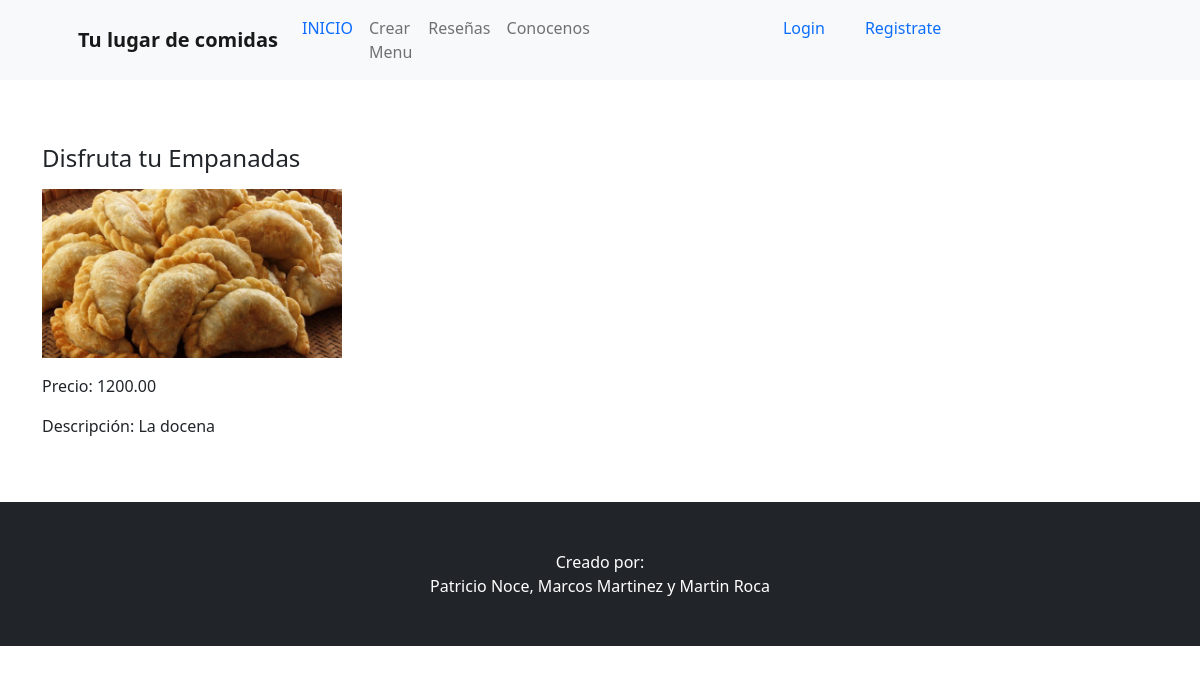
/panel-menu/3/detail, run on the app's committed database.
### nmr_food/models.py (models this page shows)
class Menu(models.Model):
    comida = models.CharField(max_length=20)
    precio = models.DecimalField(max_digits=10, decimal_places=2)
    descripcion = models.CharField(max_length=250, default='sin descripcion')
    image = models.ImageField(upload_to="menus", null=True, blank=True)

### nmr_food/views.py (the view)
# urls.py: path('panel-menu/<int:pk>/detail', DetailMenu.as_view(), name="menu-detail"),
class DetailMenu(DetailView):
    model=Menu

### nmr_food/templates/nmr_food/menu_detail.html
{% extends 'nmr_food/index.html' %}
{% block content %}
<br>
<br>
<div class="container">
<p><h4>Disfruta tu {{ menu.comida }}</h4></p>
    <p><img src="{{ menu.image.url }}" class="" width="300px"></p>
<p>Precio: {{menu.precio}}</p>
<p>Descripción: {{menu.descripcion}}</p>
</div>
<br>
<br>
{% endblock %}

### data on the page
Menu: comida "Empanadas", image (picture), precio "1200.00", descripcion "La docena"
